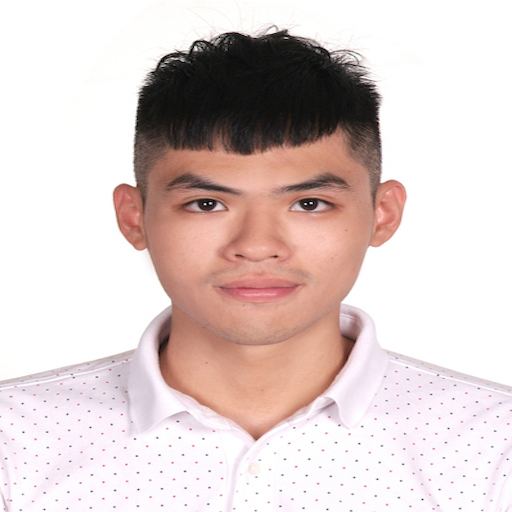
#> input picture PyramidBlending/images/face1.jpg, 512 x 512 px
$ python -i pyramid_blending_main.py   (imports and definitions only)
#> lines starting #> are read from the running program, lines starting #| are printed output that depends on the picture
import cv2
import numpy as np
# from commonfunctions import *
import skimage
from skimage.color import rgb2gray

# [15 lines of commented-out code are left out]


def gaussian_pyramid(image, sigma=0.5):
    """
    construct the gaussian pyramid by down-sampling and applying gaussian filter at each stage
    :param image: input image to construct pyramid for
    :return pyramid: list on images constructing the pyramid
    """
#> called with sigma = 0.5
    # the pyramid base start with the image
    _image = np.copy(image)
    pyramid = [_image]
    x, y = _image.shape[0], _image.shape[1]
#> x = 512; y = 512
    while x > 2 and y > 2:
        # apply gaussian filter then down-sample with a factor of 2
        current_img = np.copy(pyramid[-1])
        current_img = skimage.filters.gaussian(current_img, sigma=sigma)
        x, y = current_img.shape[1]//2, current_img.shape[0]//2
        current_img = cv2.resize(current_img, dsize=(x, y))
        pyramid.append(current_img)
#> this loop made 8 passes
#> pass 2, in gaussian_pyramid, `current_img = skimage.filters.gaussian(current_img, sigma=sigma)`:
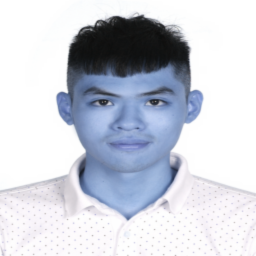
#> current_img: shape (256, 256, 3) float64; mean of channels 0, 1, 2 0.855, 0.816, 0.801; drawn as B, G, R
#> pass 2, in gaussian_pyramid, `current_img = cv2.resize(current_img, dsize=(x, y))`:
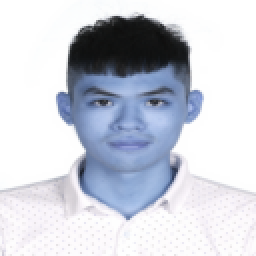
#> current_img: shape (128, 128, 3) float64 (shown 2 times larger); mean of channels 0, 1, 2 0.855, 0.816, 0.801; drawn as B, G, R
#> after the loop, pyramid = 9 items
    return pyramid

def laplacian_pyramid(image, sigma=0.5):
    """
    construct the laplacian pyramid by up-sampling and applying gaussian filter in image k
    then subtract it from image k-1 in the gaussian pyramid
    by this way you get the lost information due to down sampling
    :param image: input image to construct pyramid for
    :return pyramid: list on images constructing the pyramid
    """
    # first of all get the gaussian pyramid
    gaus_pyramid = gaussian_pyramid(image, sigma)
#> gaus_pyramid = 9 items
    lap_pyramid = []
    for i in range(len(gaus_pyramid)):
        # up-sample with a factor of 2 then apply gaussian filter
        # Since there is no image gN + 1 to serve as the prediction image for gN, we say LN = gN.
        if i == len(gaus_pyramid) - 1:
            lap_pyramid.append(gaus_pyramid[i])
            break
        gi = np.copy(gaus_pyramid[i])
        gi_next = np.copy(gaus_pyramid[i+1])
        # up-sampling to gi
        prediction = cv2.resize(gi_next, dsize=(gi.shape[1], gi.shape[0]))
        # apply gaussian filter
        prediction = skimage.filters.gaussian(prediction, sigma=sigma)
        lap_pyramid.append(gi - prediction)
#> this loop made 9 passes
#> after the loop, lap_pyramid = 9 items
    return lap_pyramid


# [61 lines left out: functions blending, reconstruct, color_blending, not called in this run]

>>> import cv2
>>> picture = cv2.cvtColor(cv2.imread('../../PyramidBlending/images/face1.jpg'), cv2.COLOR_BGR2RGB)
>>> result = laplacian_pyramid(picture)
#> result = 9 items

$ run again, on PyramidBlending/images/face2.jpeg
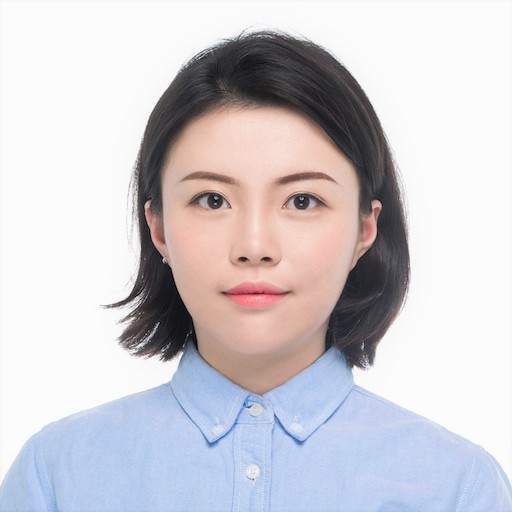
#> input picture PyramidBlending/images/face2.jpeg, 512 x 512 px
#> the loop in gaussian_pyramid, `while x > 2 and y > 2:` made 8 passes
#> pass 2, in gaussian_pyramid, `current_img = skimage.filters.gaussian(current_img, sigma=sigma)`:
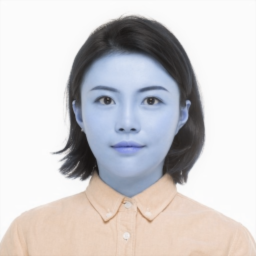
#> current_img: shape (256, 256, 3) float64; mean of channels 0, 1, 2 0.808, 0.803, 0.814; drawn as B, G, R
#> pass 2, in gaussian_pyramid, `current_img = cv2.resize(current_img, dsize=(x, y))`:
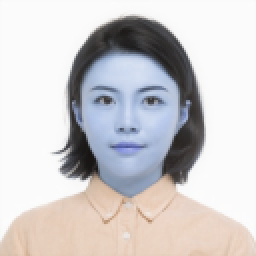
#> current_img: shape (128, 128, 3) float64 (shown 2 times larger); mean of channels 0, 1, 2 0.808, 0.803, 0.814; drawn as B, G, R
#> after the loop in gaussian_pyramid, `while x > 2 and y > 2:`: pyramid = 9 items
#> the loop in laplacian_pyramid, `for i in range(len(gaus_pyramid)):` made 9 passes
